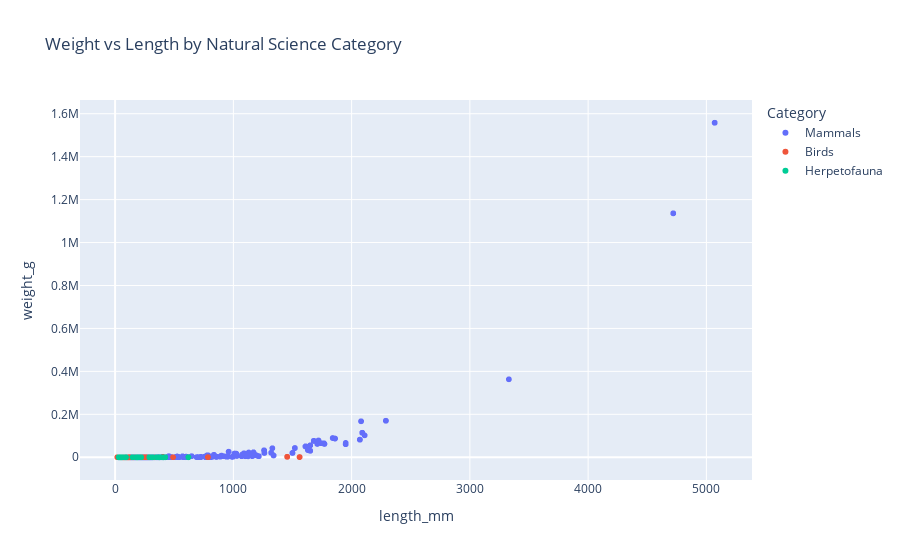

Notebook cell for this chart:
### Code cell
import pandas as pd

# import the following jsons and visualize their respective length columns
import matplotlib.pyplot as plt
import plotly.express as px

mammals_df = pd.read_json('mammals_10k_rand_1_norm.json')
fishes_df = pd.read_json('fishes_10k_rand_1_norm.json')
inv_df = pd.read_json('inv_10k_rand_1_norm.json')
birds_df = pd.read_json('birds_10k_rand_1_norm.json')
herp_df = pd.read_json('herp_10k_rand_1_norm.json')


# Filter out records where either length or weight is missing for each dataframe
mammals_filtered = mammals_df.dropna(subset=['length_mm', 'weight_g'])
fishes_filtered = fishes_df.dropna(subset=['length_mm', 'weight_g'])
inv_filtered = inv_df.dropna(subset=['length_mm', 'weight_g'])
birds_filtered = birds_df.dropna(subset=['length_mm', 'weight_g'])
herp_filtered = herp_df.dropna(subset=['length_mm', 'weight_g'])

# Add a category column to each dataframe
mammals_filtered['Category'] = 'Mammals'
fishes_filtered['Category'] = 'Fishes'
inv_filtered['Category'] = 'Invertebrates'
birds_filtered['Category'] = 'Birds'
herp_filtered['Category'] = 'Herpetofauna'

# Combine the filtered dataframes into a single dataframe
combined_filtered_df = pd.concat([mammals_filtered, fishes_filtered, inv_filtered, birds_filtered, herp_filtered])

# Create the scatter plot using Plotly Express
fig = px.scatter(combined_filtered_df, x="length_mm", y="weight_g",
                 color="Category", hover_name="title",
                 title="Weight vs Length by Natural Science Category")

fig.show()

### Figure 1 — Plotly figure (JSON) as saved in the notebook; plotly's stock layout.template omitted (floating-point values rounded to 4 significant figures; data arrays with more than 128 entries replaced by an {"elided": "..."} marker saying what was removed)
{"data": [{"hovertemplate": "<b>%{hovertext}</b><br><br>Category=Mammals<br>length_mm=%{x}<br>weight_g=%{y}<extra></extra>", "hovertext": {"elided": "7633 str values"}, "legendgroup": "Mammals", "marker": {"color": "#636efa", "symbol": "circle"}, "mode": "markers", "name": "Mammals", "showlegend": true, "type": "scattergl", "x": {"elided": "7633 float values"}, "xaxis": "x", "y": {"elided": "7633 float values"}, "yaxis": "y"}, {"hovertemplate": "<b>%{hovertext}</b><br><br>Category=Birds<br>length_mm=%{x}<br>weight_g=%{y}<extra></extra>", "hovertext": {"elided": "389 str values"}, "legendgroup": "Birds", "marker": {"color": "#EF553B", "symbol": "circle"}, "mode": "markers", "name": "Birds", "showlegend": true, "type": "scattergl", "x": {"elided": "389 float values"}, "xaxis": "x", "y": {"elided": "389 float values"}, "yaxis": "y"}, {"hovertemplate": "<b>%{hovertext}</b><br><br>Category=Herpetofauna<br>length_mm=%{x}<br>weight_g=%{y}<extra></extra>", "hovertext": {"elided": "182 str values"}, "legendgroup": "Herpetofauna", "marker": {"color": "#00cc96", "symbol": "circle"}, "mode": "markers", "name": "Herpetofauna", "showlegend": true, "type": "scattergl", "x": {"elided": "182 float values"}, "xaxis": "x", "y": {"elided": "182 float values"}, "yaxis": "y"}], "layout": {"legend": {"title": {"text": "Category"}, "tracegroupgap": 0}, "title": {"text": "Weight vs Length by Natural Science Category"}, "xaxis": {"anchor": "y", "domain": [0, 1], "title": {"text": "length_mm"}}, "yaxis": {"anchor": "x", "domain": [0, 1], "title": {"text": "weight_g"}}}}
